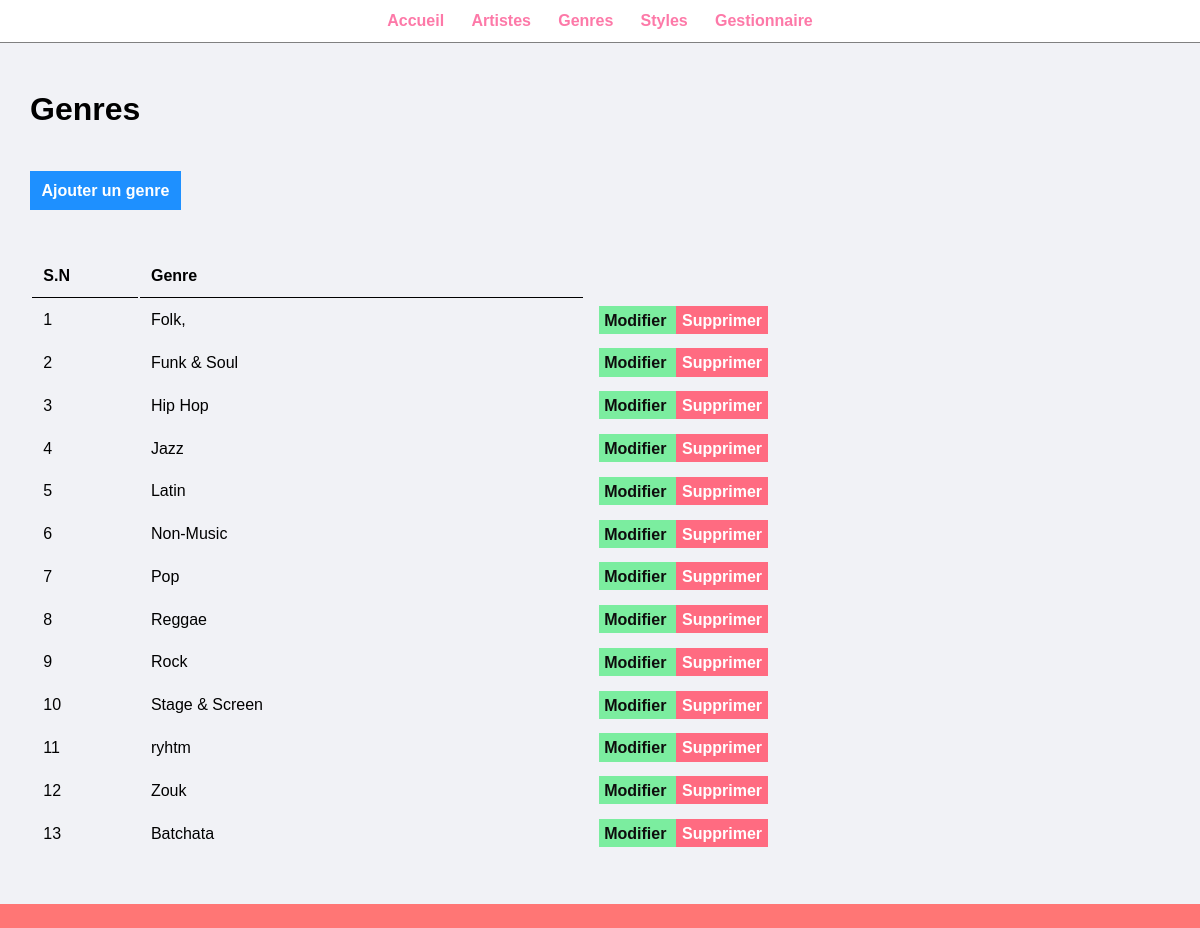
/manage-genre.php, run on the app's committed database.
### tables this page shows
CREATE TABLE `genres` (
  `genre_id` int NOT NULL,
  `genre_name` varchar(255) DEFAULT NULL
);

### manage-genre.php (the view, shortened to what this page needs)
<?php include('partials-front/menu.php'); ?>
      <div class="main-content">
      <div class="wrapper">
       <h1>Genres</h1>
       <br><br><br>
       <a href="<?php echo SITEURL; ?>add-genre.php" class="btn-primary"> Ajouter un genre</a>
       <br> <br><br><br>
       <table class= "tbl-full">
    <tr>
    <th> S.N </th>
    <th> Genre </th>
    </tr>
    <?php
      $sql = "SELECT * FROM genres";
      $res = mysqli_query($conn,$sql);
      $count = mysqli_num_rows ($res);
      $sn=1;
      if($count>0)
      {
            while($row=mysqli_fetch_assoc($res)){
                  $id= $row['genre_id'];
                  $genre_name= $row['genre_name'];
            ?>
<tr>
    <td> <?php echo $sn++ ?></td>
    <td> <?php echo $genre_name ?> </td>
    <td>
    <td>  <a href="<?php echo SITEURL; ?>update-genre.php?id=<?php echo $id; ?>" class="btn-secondary"> Modifier </a>
          <a href="<?php echo SITEURL; ?>delete-genre.php?id=<?php echo $id; ?>" class="btn-danger"> Supprimer</a>
    </td>
    </tr>
<?php
            }
      }
      else
      {
            echo "<tr> <td colspan='7' class='error'> Genre non ajouté. </td> </tr>";
      }
    ?>
        </table>
    </div>
</div>
    <?php include('partials-front/footer.php'); ?>

### css/admin.css (style rules this page uses)
* { margin:0; padding:0; font-family:Arial,Helvetica,sans-serif; }
.wrapper { padding:1%; margin: 0 auto; width:95%; }
.main-content { background-color:#f1f2f6; padding:3% 0; }
.tbl-full { width:100%; }
table tr th { border-bottom: 1px solid black; padding:1%; text-align:left; }
table tr td { padding:1%; }
.btn-primary { background-color: #1e90ff; padding:1%; color:white; text-decoration: none; font-weight:bold; }
.btn-secondary { background-color: #7bed9f; padding:1%; color:rgb(14, 13, 13); text-decoration: none; font-weight:bold; }
.btn-danger { background-color: #ff6b81; padding:1%; color:white; text-decoration: none; font-weight:bold; }

### data on the page
genres: genre_name "Folk,"
genres: genre_name "Funk & Soul"
genres: genre_name "Hip Hop"
genres: genre_name "Jazz"
genres: genre_name "Latin"
genres: genre_name "Non-Music"
genres: genre_name "Pop"
genres: genre_name "Reggae"
genres: genre_name "Rock"
genres: genre_name "Stage & Screen"
genres: genre_name "ryhtm"
genres: genre_name "Zouk"
genres: genre_name "Batchata"
